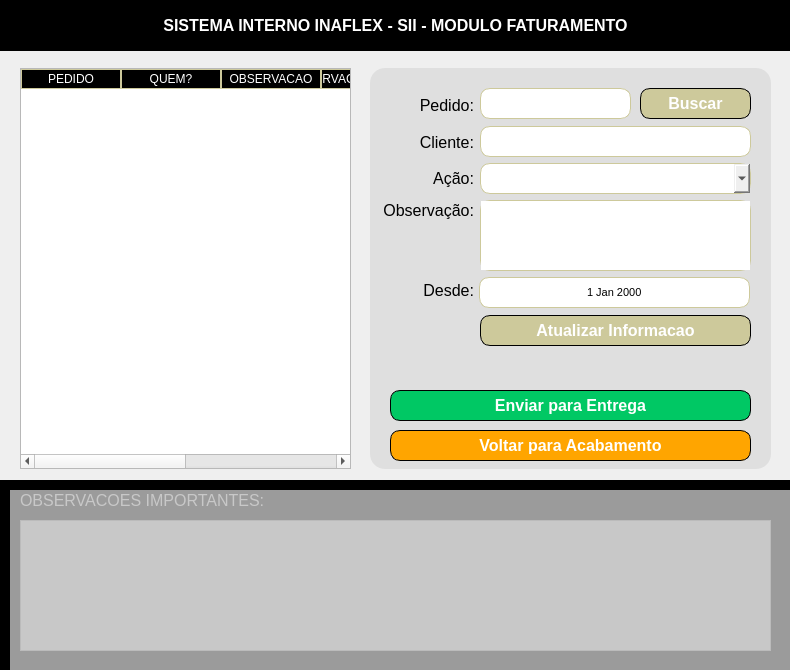
<?xml version="1.0" encoding="UTF-8"?>
<ui version="4.0">
 <class>Faturamento</class>
 <widget class="QWidget" name="Faturamento">
  <property name="geometry">
   <rect>
    <x>0</x>
    <y>0</y>
    <width>790</width>
    <height>670</height>
   </rect>
  </property>
  <property name="windowTitle">
   <string>FATURAMENTO</string>
  </property>
  <property name="windowIcon">
   <iconset>
    <normaloff>../static/favicon.ico</normaloff>../static/favicon.ico</iconset>
  </property>
  <widget class="QLineEdit" name="inputPedido">
   <property name="geometry">
    <rect>
     <x>480</x>
     <y>88</y>
     <width>151</width>
     <height>31</height>
    </rect>
   </property>
   <property name="font">
    <font>
     <family>Arial</family>
     <pointsize>12</pointsize>
    </font>
   </property>
   <property name="styleSheet">
    <string notr="true">border-radius: 10px;
border: 1px solid #CDC99B;</string>
   </property>
   <property name="alignment">
    <set>Qt::AlignCenter</set>
   </property>
   <property name="readOnly">
    <bool>false</bool>
   </property>
   <property name="clearButtonEnabled">
    <bool>false</bool>
   </property>
  </widget>
  <widget class="QLabel" name="label_3">
   <property name="geometry">
    <rect>
     <x>393</x>
     <y>95</y>
     <width>81</width>
     <height>20</height>
    </rect>
   </property>
   <property name="font">
    <font>
     <family>Arial</family>
     <pointsize>12</pointsize>
    </font>
   </property>
   <property name="text">
    <string>Pedido:</string>
   </property>
   <property name="alignment">
    <set>Qt::AlignRight|Qt::AlignTrailing|Qt::AlignVCenter</set>
   </property>
  </widget>
  <widget class="QLabel" name="label_4">
   <property name="geometry">
    <rect>
     <x>20</x>
     <y>492</y>
     <width>331</width>
     <height>16</height>
    </rect>
   </property>
   <property name="font">
    <font>
     <family>Arial</family>
     <pointsize>12</pointsize>
    </font>
   </property>
   <property name="styleSheet">
    <string notr="true">color: white</string>
   </property>
   <property name="text">
    <string>OBSERVACOES IMPORTANTES:</string>
   </property>
  </widget>
  <widget class="QPushButton" name="btnSelecionarPedido">
   <property name="enabled">
    <bool>true</bool>
   </property>
   <property name="geometry">
    <rect>
     <x>640</x>
     <y>88</y>
     <width>111</width>
     <height>31</height>
    </rect>
   </property>
   <property name="font">
    <font>
     <family>Arial</family>
     <pointsize>12</pointsize>
     <weight>75</weight>
     <bold>true</bold>
    </font>
   </property>
   <property name="styleSheet">
    <string notr="true">	border-radius: 10px;
	border: 1px solid rgb(0,0,0);
    background-color: #CDC99B;
    color: white;</string>
   </property>
   <property name="text">
    <string>Buscar</string>
   </property>
  </widget>
  <widget class="QLabel" name="label">
   <property name="geometry">
    <rect>
     <x>-14</x>
     <y>480</y>
     <width>811</width>
     <height>211</height>
    </rect>
   </property>
   <property name="styleSheet">
    <string notr="true">background: black</string>
   </property>
   <property name="text">
    <string/>
   </property>
  </widget>
  <widget class="QTextEdit" name="textObsFaturamento">
   <property name="geometry">
    <rect>
     <x>20</x>
     <y>520</y>
     <width>751</width>
     <height>131</height>
    </rect>
   </property>
   <property name="font">
    <font>
     <pointsize>11</pointsize>
    </font>
   </property>
  </widget>
  <widget class="QLabel" name="label_6">
   <property name="geometry">
    <rect>
     <x>393</x>
     <y>168</y>
     <width>81</width>
     <height>21</height>
    </rect>
   </property>
   <property name="font">
    <font>
     <family>Arial</family>
     <pointsize>12</pointsize>
    </font>
   </property>
   <property name="text">
    <string>Ação:</string>
   </property>
   <property name="alignment">
    <set>Qt::AlignRight|Qt::AlignTrailing|Qt::AlignVCenter</set>
   </property>
  </widget>
  <widget class="QLabel" name="label_7">
   <property name="geometry">
    <rect>
     <x>383</x>
     <y>200</y>
     <width>91</width>
     <height>21</height>
    </rect>
   </property>
   <property name="font">
    <font>
     <family>Arial</family>
     <pointsize>12</pointsize>
    </font>
   </property>
   <property name="text">
    <string>Observação:</string>
   </property>
   <property name="alignment">
    <set>Qt::AlignRight|Qt::AlignTrailing|Qt::AlignVCenter</set>
   </property>
  </widget>
  <widget class="QLineEdit" name="inputCliente">
   <property name="geometry">
    <rect>
     <x>480</x>
     <y>126</y>
     <width>271</width>
     <height>31</height>
    </rect>
   </property>
   <property name="font">
    <font>
     <family>Arial</family>
     <pointsize>12</pointsize>
    </font>
   </property>
   <property name="styleSheet">
    <string notr="true">border-radius: 10px;
border: 1px solid #CDC99B;</string>
   </property>
   <property name="alignment">
    <set>Qt::AlignCenter</set>
   </property>
   <property name="readOnly">
    <bool>true</bool>
   </property>
   <property name="clearButtonEnabled">
    <bool>false</bool>
   </property>
  </widget>
  <widget class="QLabel" name="label_8">
   <property name="geometry">
    <rect>
     <x>393</x>
     <y>132</y>
     <width>81</width>
     <height>21</height>
    </rect>
   </property>
   <property name="font">
    <font>
     <family>Arial</family>
     <pointsize>12</pointsize>
    </font>
   </property>
   <property name="text">
    <string>Cliente:</string>
   </property>
   <property name="alignment">
    <set>Qt::AlignRight|Qt::AlignTrailing|Qt::AlignVCenter</set>
   </property>
  </widget>
  <widget class="QPushButton" name="btnEnviarFaturamento">
   <property name="enabled">
    <bool>true</bool>
   </property>
   <property name="geometry">
    <rect>
     <x>390</x>
     <y>430</y>
     <width>361</width>
     <height>31</height>
    </rect>
   </property>
   <property name="font">
    <font>
     <family>Arial</family>
     <pointsize>12</pointsize>
     <weight>75</weight>
     <bold>true</bold>
    </font>
   </property>
   <property name="styleSheet">
    <string notr="true">	border-radius: 10px;
	border: 1px solid rgb(0,0,0);
    background-color: orange;
    color: white;</string>
   </property>
   <property name="text">
    <string>Voltar para Acabamento</string>
   </property>
  </widget>
  <widget class="QLabel" name="label_2">
   <property name="geometry">
    <rect>
     <x>370</x>
     <y>68</y>
     <width>401</width>
     <height>401</height>
    </rect>
   </property>
   <property name="styleSheet">
    <string notr="true">background: rgb(223, 223, 223); border-radius: 15px;</string>
   </property>
   <property name="text">
    <string/>
   </property>
  </widget>
  <widget class="QComboBox" name="dropdownAcao">
   <property name="geometry">
    <rect>
     <x>480</x>
     <y>163</y>
     <width>271</width>
     <height>31</height>
    </rect>
   </property>
   <property name="font">
    <font>
     <family>Arial</family>
     <pointsize>12</pointsize>
    </font>
   </property>
   <property name="styleSheet">
    <string notr="true">border-radius: 10px;
border: 1px solid #CDC99B;</string>
   </property>
  </widget>
  <widget class="QPushButton" name="btnAtualizarInfo">
   <property name="enabled">
    <bool>true</bool>
   </property>
   <property name="geometry">
    <rect>
     <x>480</x>
     <y>315</y>
     <width>271</width>
     <height>31</height>
    </rect>
   </property>
   <property name="font">
    <font>
     <family>Arial</family>
     <pointsize>12</pointsize>
     <weight>75</weight>
     <bold>true</bold>
    </font>
   </property>
   <property name="styleSheet">
    <string notr="true">	border-radius: 10px;
	border: 1px solid rgb(0,0,0);
    background-color: #CDC99B;
    color: white;</string>
   </property>
   <property name="text">
    <string>Atualizar Informacao</string>
   </property>
  </widget>
  <widget class="QTableWidget" name="tableWidget">
   <property name="geometry">
    <rect>
     <x>20</x>
     <y>68</y>
     <width>331</width>
     <height>401</height>
    </rect>
   </property>
   <property name="styleSheet">
    <string notr="true">QHeaderView::section
{
background-color:black;
color: white;
border: 1px solid #CDC99B;
font-size:12px;
}</string>
   </property>
   <attribute name="horizontalHeaderVisible">
    <bool>true</bool>
   </attribute>
   <attribute name="horizontalHeaderCascadingSectionResizes">
    <bool>true</bool>
   </attribute>
   <attribute name="verticalHeaderVisible">
    <bool>false</bool>
   </attribute>
   <column>
    <property name="text">
     <string>PEDIDO</string>
    </property>
    <property name="background">
     <color>
      <red>190</red>
      <green>190</green>
      <blue>190</blue>
     </color>
    </property>
   </column>
   <column>
    <property name="text">
     <string>QUEM?</string>
    </property>
   </column>
   <column>
    <property name="text">
     <string>OBSERVACAO</string>
    </property>
   </column>
   <column>
    <property name="text">
     <string>OBSERVACAO IMPORTANTE</string>
    </property>
   </column>
   <column>
    <property name="text">
     <string>CLIENTE</string>
    </property>
   </column>
   <column>
    <property name="text">
     <string>DATA</string>
    </property>
   </column>
  </widget>
  <widget class="QTextEdit" name="textObservacao">
   <property name="geometry">
    <rect>
     <x>480</x>
     <y>200</y>
     <width>271</width>
     <height>71</height>
    </rect>
   </property>
   <property name="font">
    <font>
     <pointsize>11</pointsize>
    </font>
   </property>
   <property name="styleSheet">
    <string notr="true">border-radius: 10px;
border: 1px solid #CDC99B;</string>
   </property>
  </widget>
  <widget class="QLabel" name="label_12">
   <property name="geometry">
    <rect>
     <x>0</x>
     <y>10</y>
     <width>791</width>
     <height>31</height>
    </rect>
   </property>
   <property name="font">
    <font>
     <pointsize>12</pointsize>
     <weight>75</weight>
     <bold>true</bold>
    </font>
   </property>
   <property name="styleSheet">
    <string notr="true">color: white;</string>
   </property>
   <property name="text">
    <string>SISTEMA INTERNO INAFLEX - SII - MODULO FATURAMENTO</string>
   </property>
   <property name="alignment">
    <set>Qt::AlignCenter</set>
   </property>
  </widget>
  <widget class="QLabel" name="label_10">
   <property name="geometry">
    <rect>
     <x>10</x>
     <y>10</y>
     <width>31</width>
     <height>31</height>
    </rect>
   </property>
   <property name="text">
    <string/>
   </property>
   <property name="pixmap">
    <pixmap>../static/apple-touch-icon.png</pixmap>
   </property>
   <property name="scaledContents">
    <bool>true</bool>
   </property>
  </widget>
  <widget class="QLabel" name="label_11">
   <property name="geometry">
    <rect>
     <x>0</x>
     <y>-10</y>
     <width>1071</width>
     <height>61</height>
    </rect>
   </property>
   <property name="styleSheet">
    <string notr="true">background: black;</string>
   </property>
   <property name="text">
    <string/>
   </property>
  </widget>
  <widget class="QLabel" name="label_9">
   <property name="geometry">
    <rect>
     <x>383</x>
     <y>280</y>
     <width>91</width>
     <height>21</height>
    </rect>
   </property>
   <property name="font">
    <font>
     <family>Arial</family>
     <pointsize>12</pointsize>
    </font>
   </property>
   <property name="text">
    <string>Desde:</string>
   </property>
   <property name="alignment">
    <set>Qt::AlignRight|Qt::AlignTrailing|Qt::AlignVCenter</set>
   </property>
  </widget>
  <widget class="QDateEdit" name="inputData">
   <property name="geometry">
    <rect>
     <x>479</x>
     <y>277</y>
     <width>271</width>
     <height>31</height>
    </rect>
   </property>
   <property name="font">
    <font>
     <pointsize>8</pointsize>
    </font>
   </property>
   <property name="styleSheet">
    <string notr="true">border-radius: 10px;
border: 1px solid #CDC99B;</string>
   </property>
   <property name="frame">
    <bool>true</bool>
   </property>
   <property name="alignment">
    <set>Qt::AlignCenter</set>
   </property>
   <property name="readOnly">
    <bool>true</bool>
   </property>
   <property name="buttonSymbols">
    <enum>QAbstractSpinBox::NoButtons</enum>
   </property>
  </widget>
  <widget class="QLabel" name="labelAtualizando">
   <property name="geometry">
    <rect>
     <x>10</x>
     <y>490</y>
     <width>801</width>
     <height>631</height>
    </rect>
   </property>
   <property name="font">
    <font>
     <pointsize>12</pointsize>
     <weight>75</weight>
     <bold>true</bold>
    </font>
   </property>
   <property name="styleSheet">
    <string notr="true">background: rgb(188, 188, 188, 210)</string>
   </property>
   <property name="text">
    <string>ATUALIZANDO, Favor aguardar!!</string>
   </property>
   <property name="alignment">
    <set>Qt::AlignCenter</set>
   </property>
  </widget>
  <widget class="QPushButton" name="btnEnviarEntregas">
   <property name="enabled">
    <bool>true</bool>
   </property>
   <property name="geometry">
    <rect>
     <x>390</x>
     <y>390</y>
     <width>361</width>
     <height>31</height>
    </rect>
   </property>
   <property name="font">
    <font>
     <family>Arial</family>
     <pointsize>12</pointsize>
     <weight>75</weight>
     <bold>true</bold>
    </font>
   </property>
   <property name="styleSheet">
    <string notr="true">	border-radius: 10px;
	border: 1px solid rgb(0,0,0);
    background-color: rgb(0,200,100);
    color: white;</string>
   </property>
   <property name="text">
    <string>Enviar para Entrega</string>
   </property>
  </widget>
  <zorder>label_11</zorder>
  <zorder>label_2</zorder>
  <zorder>label</zorder>
  <zorder>inputPedido</zorder>
  <zorder>label_3</zorder>
  <zorder>label_4</zorder>
  <zorder>btnSelecionarPedido</zorder>
  <zorder>textObsFaturamento</zorder>
  <zorder>label_6</zorder>
  <zorder>label_7</zorder>
  <zorder>inputCliente</zorder>
  <zorder>label_8</zorder>
  <zorder>btnEnviarFaturamento</zorder>
  <zorder>dropdownAcao</zorder>
  <zorder>btnAtualizarInfo</zorder>
  <zorder>tableWidget</zorder>
  <zorder>textObservacao</zorder>
  <zorder>label_12</zorder>
  <zorder>label_10</zorder>
  <zorder>label_9</zorder>
  <zorder>inputData</zorder>
  <zorder>btnEnviarEntregas</zorder>
  <zorder>labelAtualizando</zorder>
 </widget>
 <tabstops>
  <tabstop>inputPedido</tabstop>
  <tabstop>inputCliente</tabstop>
  <tabstop>dropdownAcao</tabstop>
  <tabstop>textObservacao</tabstop>
  <tabstop>btnAtualizarInfo</tabstop>
  <tabstop>textObsFaturamento</tabstop>
  <tabstop>btnEnviarFaturamento</tabstop>
  <tabstop>tableWidget</tabstop>
  <tabstop>btnSelecionarPedido</tabstop>
 </tabstops>
 <resources/>
 <connections/>
</ui>
